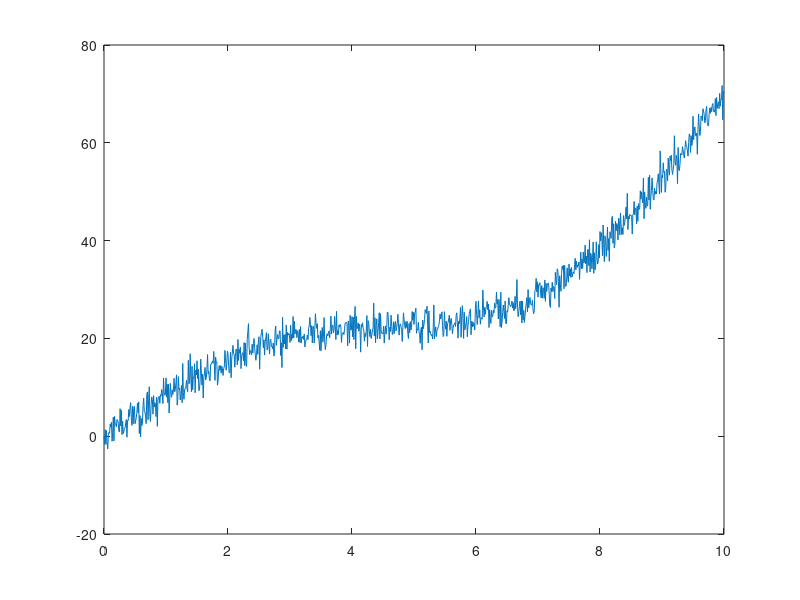

Here is the MATLAB script that generated this plot: (Note: this script raises an error after producing the figure.)
%% Exercise 6
%% 6.1 Write a script that plots the given expression
t=0:0.01:10;
v=randn(size(t));
y = 0.5*t.^2 + 2*t + 10*sin(pi*t/5)+ 2*v;
plot(t,y);
figure(gcf)
%% 6.2 Write a function to do the same job
[y,t]=ex6_23(5,10,0.01);
%% 6.3 Modify the function to accept default values
ex6_23;
%% 6.4 Modify the function to accept a given time span
ex6_23(5,0:.01:5);

